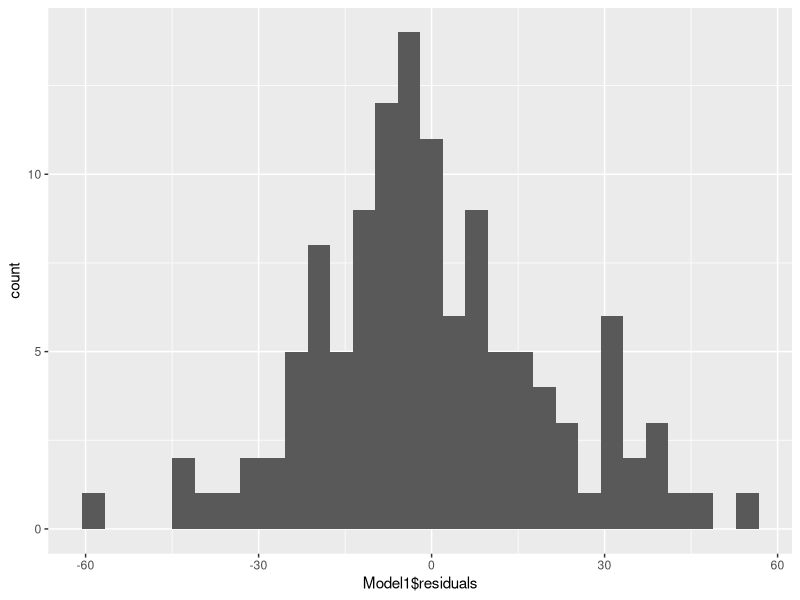
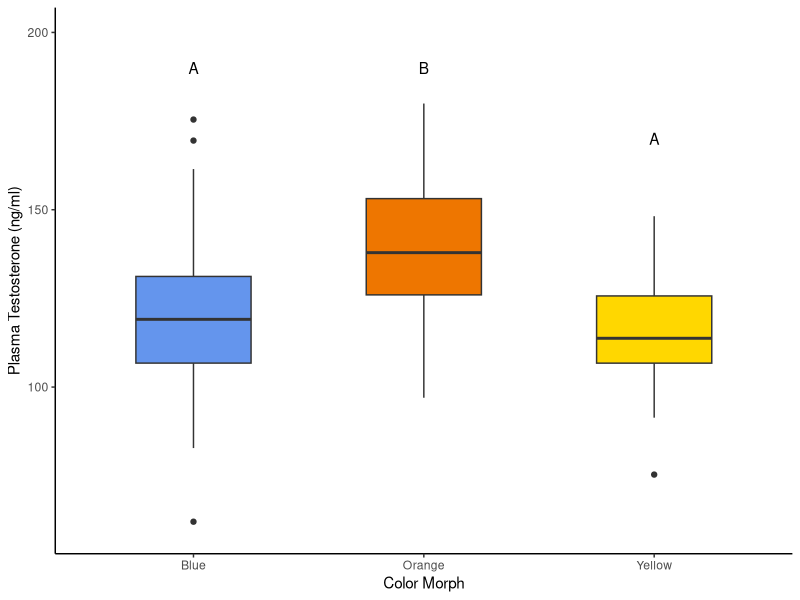

The R script that drew these images, in order:
## ---- chunk 1
knitr::opts_chunk$set(echo = TRUE)
knitr::opts_chunk$set(eval = TRUE)
knitr::opts_chunk$set(error = TRUE)
## ---- chunk 2
firstname <- "Zakir"   # example: "Liam"
lastname <- "Alibhai"  # example: "Mueller"
username <- "zalibhai"  #example: "lomueller"   Do not include the "@ucsd.edu" part!
## ---- chunk 3
library(tidyverse)
## ---- chunk 4
q1 <- "There is no difference in plasma testosterone between the three male color morphs of U. stansburiana."
## ---- chunk 5
q2 <- "There is a difference in plasma testosterone between the three male color morphs of U. stansburiana."
## ---- chunk 6
q3 <- "categorical"
## ---- chunk 7
q4 <- "continuous"
## ---- chunk 8
LizardData<-read.csv(file = "Week7Lizards.csv")
head(LizardData)  
## ---- chunk 9
### This chunk of code is for grading purposes. 
### Don't change/delete this chunk of code. 
q5 <- LizardData
## ---- chunk 10
TidyLizard <- pivot_longer(LizardData, cols = 1:3, names_to = "color", values_to = "plasmaTestosterone")
head(TidyLizard)
## ---- chunk 11
### This chunk of code is for grading purposes. 
### Don't change/delete this chunk of code. 
q6 <- TidyLizard
## ---- chunk 12
Model1<-lm(plasmaTestosterone ~ color, data = TidyLizard)

Model1
## ---- chunk 13
### This chunk of code is for grading purposes. 
### Don't change/delete this chunk of code. 
q7 <- Model1
## ---- chunk 14
#hist(Model1$residuals)
Histogram1<-ggplot(data = Model1, mapping = aes(x = Model1$residuals)) +
  geom_histogram()
Histogram1

## ---- chunk 15
#Test for normality using ks test.
ks.test(Model1$residuals,"pnorm",mean(Model1$residuals),sd(Model1$residuals))
## ---- chunk 16
### This chunk of code is for grading purposes. 
### Don't change/delete this chunk of code. 
q8 <- Histogram1
## ---- chunk 17
q9 <- TRUE
## ---- chunk 18
q10 <-anova(Model1)

q10
## ---- chunk 19
turkey<-TukeyHSD(x = aov(Model1))
q11 <-TukeyHSD(aov(TidyLizard$plasmaTestosterone ~ TidyLizard$color))
#turkey
q11
## ---- chunk 20
plot1<-ggplot(data=TidyLizard,mapping=aes(x=color,y=plasmaTestosterone,fill=color)) +
  theme_classic() +
  coord_cartesian(ylim=c(60,200)) +
  scale_fill_manual(values = c("cornflowerblue", "darkorange2", "gold1"))+
  xlab("Color Morph") +
  ylab("Plasma Testosterone (ng/ml)") +
  annotate(geom="text",x=c("Blue","Orange","Yellow"),y=c(190,190,170),label=c("A","B","A"))+
  guides(fill="none")+
  geom_boxplot(width = 0.5)
plot1  
## ---- chunk 21
### This chunk of code is for grading purposes. 
### Don't change/delete this chunk of code. 
q12 <- plot1
